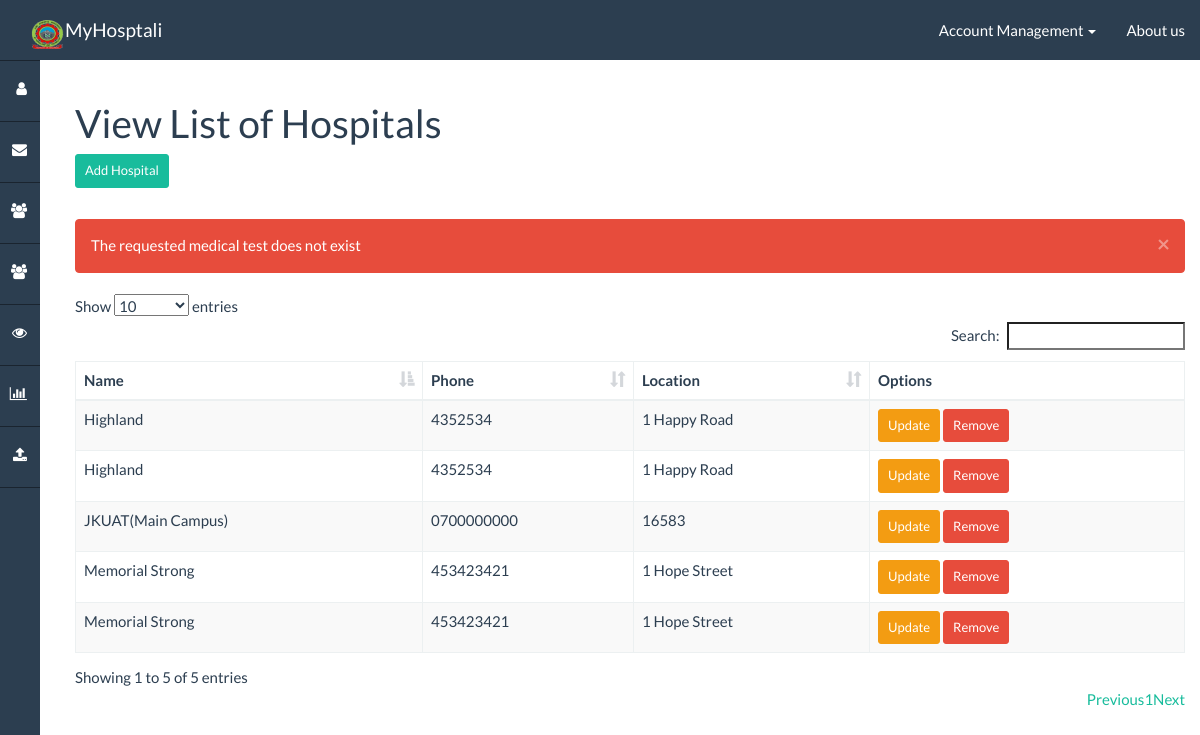
Page /admin/list_hospital/ (signed in) on the earlier database version.
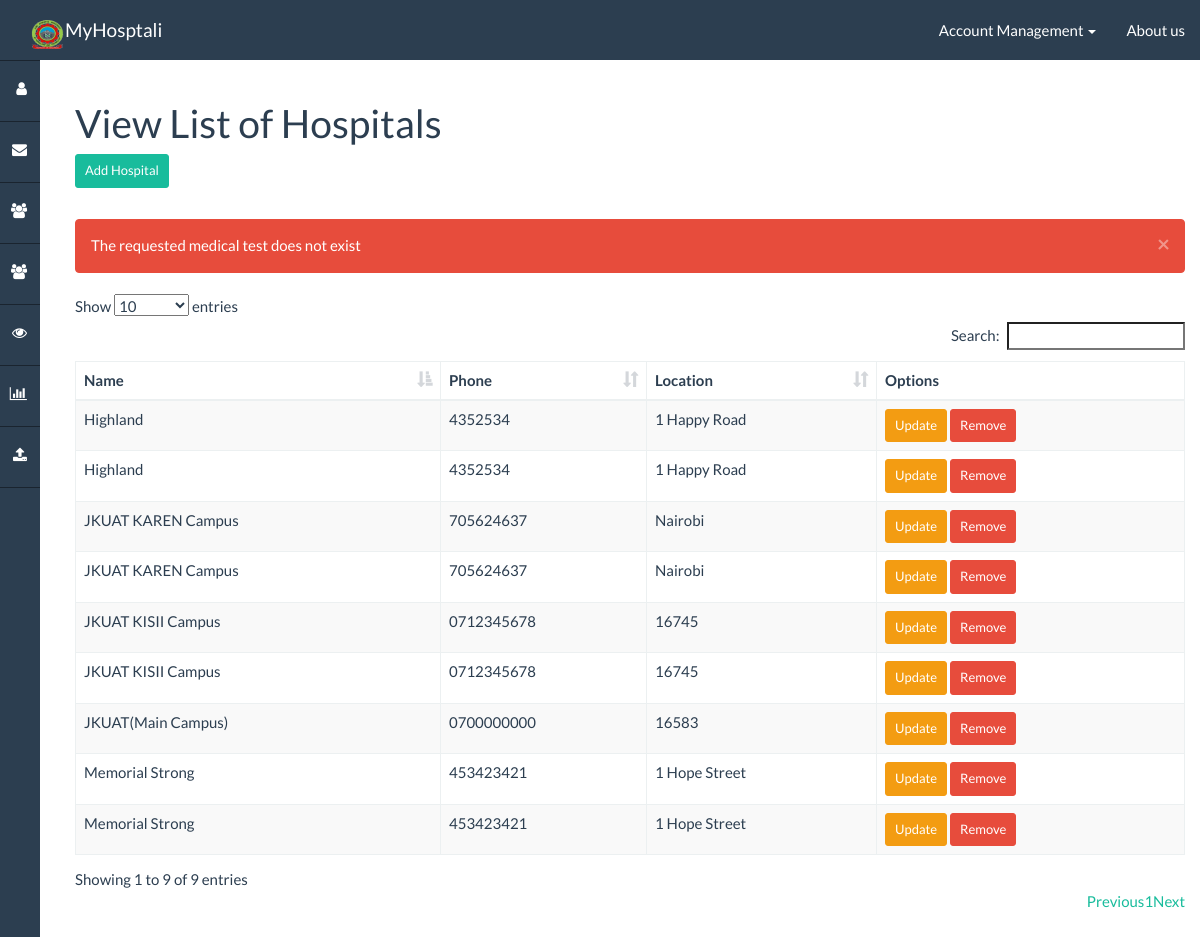
Same page on the later database version.
### healthnet/models.py (models this page shows, shortened)
class Hospital(models.Model):
    name = models.CharField(max_length=50)
    phone = models.CharField(max_length=20)
    location = models.OneToOneField(Location)
    class Admin:
        list_display = (
            'name',
            'phone',
            'location'
        )

class Location(models.Model):
    city = models.CharField(max_length=50)
    zip = models.CharField(max_length=50)
    state = models.CharField(max_length=50)
    country = models.CharField(max_length=50, default="Kenya")
    address = models.CharField(max_length=50)
    def __str__(self):
        return self.address
    class Admin:
        list_display = ('city', 'country')

### healthnet/views_admin.py (the view)
# urls.py: url(r'^admin/list_hospital/$', views_admin.hospital_list, name='admin/list_hospital'),
def hospital_list(request):
    authentication_result = views.authentication_check(
        request,
        [Account.ACCOUNT_ADMIN]
    )
    if authentication_result is not None: return authentication_result
    template_data = views.parse_session(request)
    template_data['query'] = Hospital.objects.all()
    return render(request, 'healthnet/admin/list_hospital.html', template_data)

### healthnet/templatetags/app_filters.py (called while the page is built)
@register.filter(name='isAuthenticated')
def isAuthenticated(user):
    return user.is_authenticated()

### healthnet/views.py (called while the page is built)
def parse_session(request, template_data=None):
    if template_data is None:
        template_data = {}
    if request.session.has_key('alert_success'):
        template_data['alert_success'] = request.session.get('alert_success')
        del request.session['alert_success']
    if request.session.has_key('alert_danger'):
        template_data['alert_danger'] = request.session.get('alert_danger')
        del request.session['alert_danger']
    return template_data

### templates/healthnet/admin/list_hospital.html (shortened to what this page needs)
{% extends "base.html" %}
{% load app_filters %}
{% block body_header %}
    View List of Hospitals<br>
    <a class="btn btn-success btn-sm" href="/admin/add_hospital/" role="button">Add Hospital</a>
{% endblock %}
{% block body %}
    <table id="datatable" class="table table-hover table-striped table-bordered">
        <thead>
            <th>Name</th>
            <th>Phone</th>
            <th>Location</th>
            <th data-defaultsort='disabled'>Options</th>
        </thead>
        <tbody>
            {% for hospital in query %}
                <tr>
                    <td>{{ hospital.name  }}</td>
                    <td>{{ hospital.phone }}</td>
                    <td>{{ hospital.location }}</td>
                    <td>
                        {% if not user.account.role == 10 %}
                            <a class="btn btn-warning btn-sm" href="update/?pk={{ hospital.pk }}" role="button">Update</a>
                            <a class="btn btn-danger btn-sm" href="update/?pk={{ hospital.pk }}" role="button">Remove</a>
                        {% endif %}
                    </td>
                </tr>
            {% endfor %}
    </table>
{% endblock %}

### templates/base.html (shortened to what this page needs)
<!DOCTYPE html>
{% load app_filters %}
{% load staticfiles %}
<html>
<head lang="en">
    <link rel="stylesheet" type="text/css" href="{{STATIC_URL}}css/flatly-bootstrap.css"/>
    <link rel="stylesheet" type="text/css" href="{{STATIC_URL}}css/bootstrap-datetimepicker.min.css"/>
    <link rel="stylesheet" type="text/css" href="{{STATIC_URL}}css/dashboard.css"/>
    <link rel="stylesheet" type="text/css" href="{{STATIC_URL}}css/dataTables.bootstrap.css"/>
    <link rel="stylesheet" type="text/css" href="{{STATIC_URL}}css/calendar.css"/>
    <link rel="stylesheet" href="//maxcdn.bootstrapcdn.com/font-awesome/4.3.0/css/font-awesome.min.css">
</head>
<body>
    <nav class="navbar navbar-default navbar-static-top">
        <div class="container-fluid">
            <div class="navbar-header">
                <a class="navbar-brand" href="/{% block brand_link %}profile/{% endblock %}"><img src="{% static 'jkuat.png' %}" class="navbar-left" style="width:35px;height:37px;padding-bottom:7px;top:20px">MyHosptali</a>
            </div>
            <div id="navbar" class="navbar-collapse collapse">
                <ul class="nav navbar-nav navbar-right">
                    {% if user|isAuthenticated %}
                        <li class="dropdown">
                            <a href="/profile/" class="dropdown-toggle" data-toggle="dropdown" role="button" aria-expanded="false">Account Management <span class="caret"></span></a>
                        </li>
                    {% else %}
                        <li>
                            <p class="nav navbar-text" style="color: #FFF">Not signed in</p>
                        </li>
                    {% endif %}
                    <li><a data-toggle="modal" data-target="#aboutus-modal">About us</a></li>
                </ul>
            </div>
        </div>
    </nav>
    {% if user|isAuthenticated %}
        <nav class="navbar navbar-default sidebar" role="navigation">
            <div class="container-fluid">
                <div class="collapse navbar-collapse" id="bs-sidebar-navbar-collapse-1">
                    <ul class="nav navbar-nav">
                        {% if user.account.role >= 0 %}
                            <li class="{% block sidebar_profile %}{% endblock %}"><a href="/profile/">Profile<i class="pull-right fa fa-user"></i></a></li>
                            <li class="{% block sidebar_message %}{% endblock %}"><a href="/message/list/">Messages<i class="pull-right fa fa-envelope"></i></a></li>
                        {% endif %}
                        {% if user.account.role == 40 %}
                            <li class="{% block sidebar_admin_users %}{% endblock %}"><a href="/admin/users/">Manage Users<i class="pull-right fa fa-users"></i></a></li>
                            <li class="{% block sidebar_admin_list_hospital %}{% endblock %}"><a href="/admin/list_hospital/">Manage Hospitals<i class="pull-right fa fa-users"></i></a></li>
                            <li class="{% block sidebar_admin_activity %}{% endblock %}"><a href="/admin/activity/">View Activity<i class="pull-right fa fa-eye"></i></a></li>
                            <li class="{% block sidebar_admin_statistics %}{% endblock %}"><a href="/admin/statistics/">View Statistics<i class="pull-right fa fa-bar-chart"></i></a></li>
                            <li class="{% block sidebar_admin_import %}{% endblock %}"><a href="/admin/import/">CSV Management<i class="pull-right fa fa-upload"></i></a></li>
                        {% endif %}
                    </ul>
                </div>
            </div>
        </nav>
    {% endif %}
    <div class="container-fluid main">
        <div class="row">
            {% if user|isAuthenticated %}
                <div class="col-sm-12 main">
            {% else %}
                <div class="col-sm-offset-3 col-sm-6">
            {% endif %}
                <h1 class="page-header">{% block body_header %}{% endblock %}</h1>
                {% if alert_danger %}
                    <div class="alert alert-danger alert-dismissible fade in" role="alert">
                        <button type="button" class="close" data-dismiss="alert" aria-label="Close"><span aria-hidden="true">×</span></button>
                        {{ alert_danger }}
                    </div>
                {% endif %}
                {% block body %}{% endblock %}
            </div>
        </div>
    </div>
</body>
</html>

### templates/aboutus_modal.html (shortened to what this page needs)
 {% load staticfiles %}

### healthnet/static/css/dashboard.css (style rules this page uses)
body,html { height: 100%; }
nav.sidebar, .main { -webkit-transition: margin 200ms ease-out; -moz-transition: margin 200ms ease-out; -o-transition: margin 200ms ease-out; transition: margin 200ms ease-out; }
nav.sidebar { z-index: 1; }
@media (min-width: 765px) { .main { position: absolute; width: calc(100% - 30px); margin-left: 30px; float: right; } }
@media (min-width: 765px) { nav.sidebar.navbar.sidebar>.container .navbar-brand, .navbar>.container-fluid .navbar-brand { margin-left: 0px; } }
@media (min-width: 765px) { nav.sidebar a { padding-right: 13px; } }
@media (min-width: 765px) { nav.sidebar .navbar-nav > li:first-child { border-top: 1px #1a242f solid; } }
@media (min-width: 765px) { nav.sidebar .navbar-nav > li { border-bottom: 1px #1a242f solid; } }
@media (min-width: 765px) { nav.sidebar .navbar-collapse, nav.sidebar .container-fluid { padding: 0 0px 0 0px; } }
@media (min-width: 765px) { nav.sidebar { width: 200px; height: 100%; margin-left: -160px; float: left; margin-bottom: 0px; margin-top: -20px; padding-top: 20px; margin-bottom: -4000px; padding-bottom: 4000px; overflow: hidden; } }
@media (min-width: 765px) { nav.sidebar li { width: 100%; } }

Differences in the rows shown:
added Hospital: name "JKUAT KAREN Campus", phone "705624637", location "Nairobi"
added Hospital: name "JKUAT KAREN Campus", phone "705624637", location "Nairobi"
added Hospital: name "JKUAT KISII Campus", phone "0712345678", location "16745"
added Hospital: name "JKUAT KISII Campus", phone "0712345678", location "16745"
Other differences:
text written by a page script: "Show entries Search: Showing 1 to 5 of 5 entries Previous 1 Next" → "Show entries Search: Showing 1 to 9 of 9 entries Previous 1 Next"
